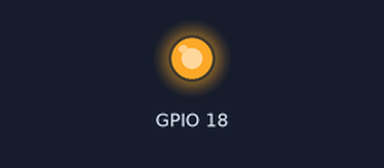
The sketch below on a simulated ESP32. Parts: output pins drawn as LEDs (lit = HIGH).

Above: at 0.1 s.
Timing chart, 0 to 1.6 s (numbered marks = the images above):
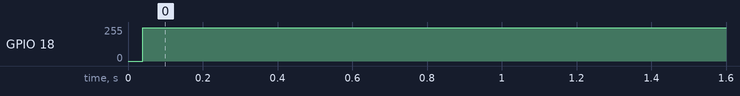

Measured:
- by itself, GPIO 18: 0/255 → 250/255 at 0.04 s

The sketch:

listing1.ino
```cpp
void setup() {
  // put your setup code here, to run once:
  ledcSetup(0, 5000, 8);   // Channel 0, frekuensi 5000 Hz, resolusi 8-bit
  ledcAttachPin(18, 0);    // Sambungkan GPIO18 ke channel 0
}

void loop() {
  // put your main code here, to run repeatedly:
  ledcWrite(0, 128);       // Duty cycle 50% (128 dari 255)
  ledcWrite(0, 0);         // Mati (0%)
  ledcWrite(0, 255);       // Penuh (100%)
}
```
